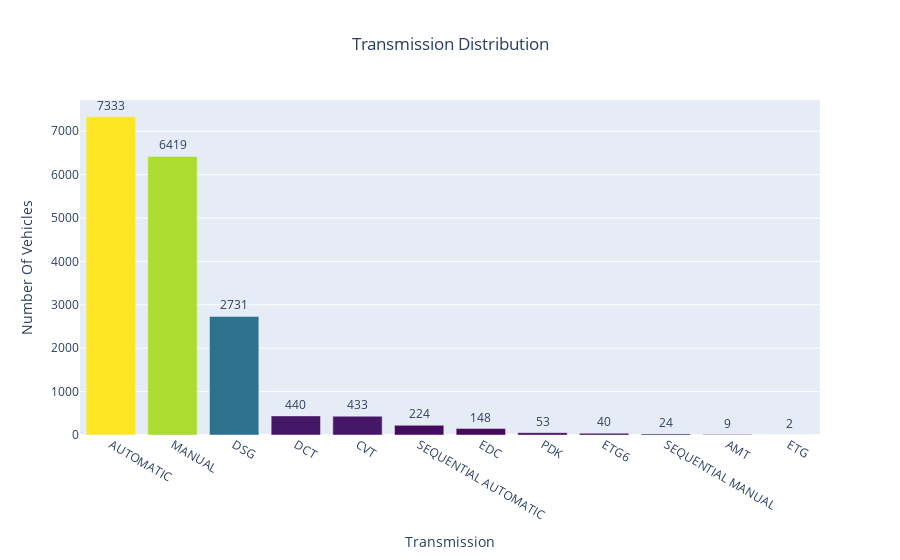

Notebook cell for this chart:
### Code cell
df_Transmission=uk_data['Transmission Type'].value_counts().reset_index().rename(columns={'index':'Transmission Type','Transmission Type':'Count'})

fig = go.Figure(go.Bar(
    x=df_Transmission['Transmission Type'],y=df_Transmission['Count'],
    marker={'color': df_Transmission['Count'], 
    'colorscale': 'Viridis'},  
    text=df_Transmission['Count'],
    textposition = "outside",
))
fig.update_layout(title_text='Transmission Distribution ',xaxis_title="Transmission ",yaxis_title="Number Of Vehicles ",title_x=0.5)
fig.show()

### Figure 1 — Plotly figure (JSON) as saved in the notebook; plotly's stock layout.template omitted (floating-point values rounded to 4 significant figures)
{"data": [{"marker": {"color": [7333, 6419, 2731, 440, 433, 224, 148, 53, 40, 24, 9, 2], "colorscale": [[0, "#440154"], [0.1111, "#482878"], [0.2222, "#3e4989"], [0.3333, "#31688e"], [0.4444, "#26828e"], [0.5556, "#1f9e89"], [0.6667, "#35b779"], [0.7778, "#6ece58"], [0.8889, "#b5de2b"], [1, "#fde725"]]}, "text": [7333, 6419, 2731, 440, 433, 224, 148, 53, 40, 24, 9, 2], "textposition": "outside", "type": "bar", "x": ["AUTOMATIC", "MANUAL", "DSG", "DCT", "CVT", "SEQUENTIAL AUTOMATIC", "EDC", "PDK", "ETG6", "SEQUENTIAL MANUAL", "AMT", "ETG"], "y": [7333, 6419, 2731, 440, 433, 224, 148, 53, 40, 24, 9, 2]}], "layout": {"title": {"text": "Transmission Distribution ", "x": 0.5}, "xaxis": {"title": {"text": "Transmission "}}, "yaxis": {"title": {"text": "Number Of Vehicles "}}}}
